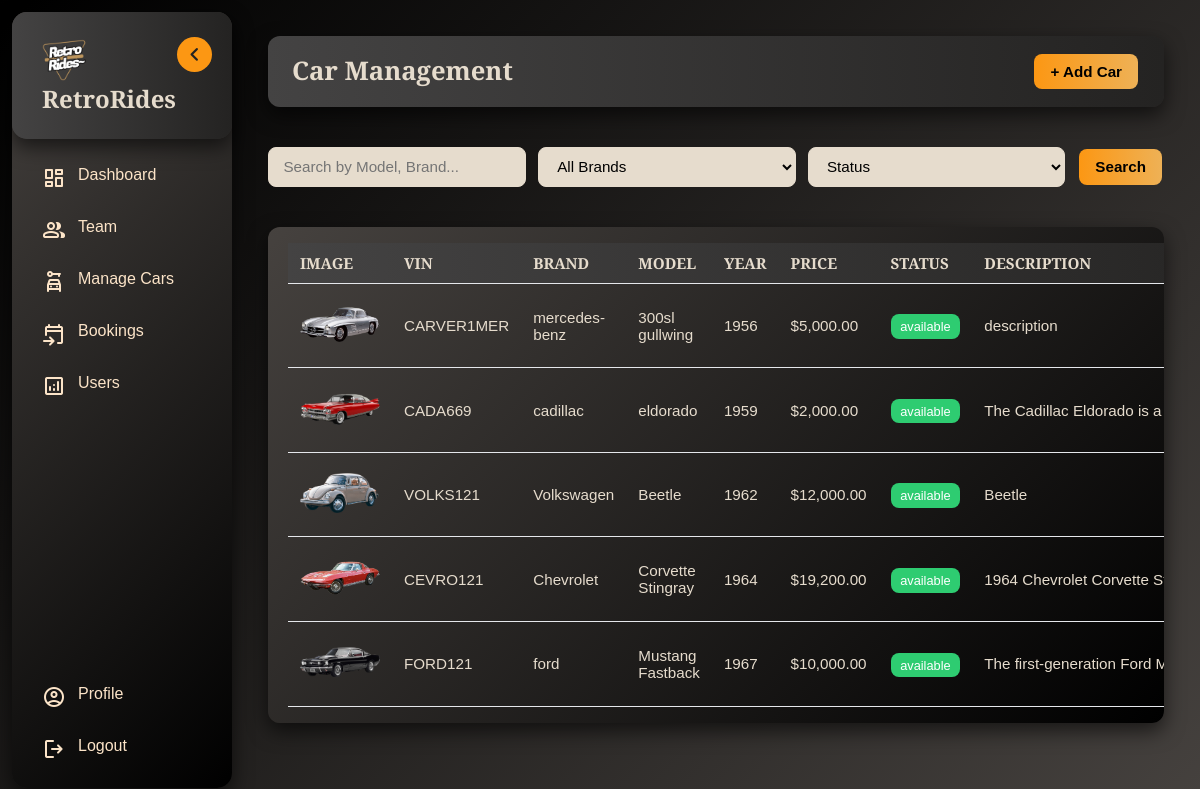
/admin/cars (signed in), run on the app's committed database.
### tables this page shows
CREATE TABLE `cars` (
  `car_id` int(11) NOT NULL,
  `vin` varchar(17) NOT NULL,
  `brand` varchar(50) NOT NULL,
  `model` varchar(50) NOT NULL,
  `year` year(4) NOT NULL,
  `price` decimal(10,2) NOT NULL,
  `status` enum('available','sold','maintenance') DEFAULT 'available',
  `description` text DEFAULT NULL,
  `image` varchar(255) DEFAULT NULL,
  `created_at` timestamp NOT NULL DEFAULT current_timestamp()
);

### app/Core/BaseController.php (called while the page is built, shortened)
<?php
abstract class BaseController
{
    protected array $errorMessages = [];
    protected function getErrorMessage(?string $errorCode = null): string
    {
        $code = $errorCode ?? ($_GET['error'] ?? '');
        $commonMessages = [
            'csrf' => 'Invalid request. Please try again.',
            'invalid_id' => 'Invalid ID provided.',
            'missing_fields' => 'All required fields must be filled.',
            'invalid_email' => 'Please enter a valid email address.',
            'invalid_phone' => 'Phone number format is invalid.',
            'cannot_delete_self' => 'You cannot delete your own account.',
            'cannot_deactivate_self' => 'You cannot deactivate your own account.',
            'update_failed' => 'Failed to update record. Please try again.',
            'delete_failed' => 'Failed to delete record. Please try again.',
            'insert_failed' => 'Failed to create record. Please try again.',
            'not_found' => 'The requested item was not found.'
        ];
        $allMessages = array_merge($commonMessages, $this->errorMessages);
        return $allMessages[$code] ?? '';
    }
    protected function getSuccessMessage(): string
    {
        return '';
    }
    protected function getViewData(): array
    {
        return [
            'error' => $this->getErrorMessage(),
            'success' => $this->getSuccessMessage(),
            'csrfToken' => $_SESSION['csrf_token'] ?? '',
            'baseUrl' => getBasePath(),
            'currentUser' => [
                'id' => $_SESSION['user_id'] ?? null,
                'name' => $_SESSION['user_name'] ?? '',
                'role' => $_SESSION['role'] ?? ''
            ]
        ];
    }
   protected function renderView(string $viewPath, array $data = [], ?string $layout = 'main'): void
    {
        $viewData = array_merge($this->getViewData(), $data);
        extract($viewData);
        require BASE_PATH . '/app/Views/' . $viewPath;
        $content = ob_get_clean();
        require BASE_PATH . '/app/Views/Layouts/' . $layout . '.php';
    }
}

### app/Controllers/Admin/CarsController.php (called while the page is built, shortened)
<?php
class CarsController extends BaseController
{
    public function index(): void
    {
        $cars = $this->model->getAllCars();
        $this->renderView('Admin/CarsView.php', [
            'cars' => $cars,
            'title' => 'Car Management',
            'pageCSS' => '/assets/css/Admin/cars.css'
        ], 'admin');
    }
}

### public/index.php (called while the page is built, shortened)
<?php
require_once __DIR__ . '/../app/bootstrap.php';
$router = new Router($container);
$router->dispatch($_SERVER['REQUEST_URI'], $_SERVER['REQUEST_METHOD']);

### app/Models/Admin/CarsModel.php (called while the page is built, shortened)
<?php
class CarsModel
{
    public function getAllCars(): array
    {
        $stmt = $this->conn->prepare("
            SELECT car_id, vin, brand, model, year, price, status, description, image
            FROM cars
            ORDER BY year ASC
        ");
        $stmt->execute();
        $result = $stmt->get_result();
        $cars = [];
        while ($row = $result->fetch_assoc()) {
            $cars[] = $row;
        }
        return $cars;
    }
}

### app/bootstrap.php (called while the page is built, shortened)
<?php
function getBasePath(): string
{
    $scriptName = str_replace('\\', '/', $_SERVER['SCRIPT_NAME']);
    $basePath = dirname(dirname($scriptName));
    return ($basePath === '/' || $basePath === '.') ? '' : $basePath;
}
$container = new Container();
$db = require BASE_PATH. '/config/database.php';
$container->bind(mysqli::class, fn() => $db(), true);
return $container;

### app/Views/Admin/CarsView.php (the view, shortened to what this page needs)
 <header class="topbar">
    <h1>Car Management</h1>
    <button class="btn-main admin-add-btn">+ Add Car</button>
</header>
<section class="search admin-filters">
    <input type="text" id="searchBar" placeholder="Search by Model, Brand...">
    <select id="brandFilter">
        <option value="">All Brands</option>
    </select>
    <select id="statusFilter">
        <option value="">Status</option>
    </select>
    <button class="btn-main" id="adminSearchBtn">Search</button>
</section>
<section class="table admin-table">
    <div class="table-container">
        <table>
            <thead>
                <tr>
                    <th>Image</th>
                    <th>VIN</th>
                    <th>Brand</th>
                    <th>Model</th>
                    <th>Year</th>
                    <th>Price</th>
                    <th>Status</th>
                    <th>Description</th>
                </tr>
            </thead>
            <tbody>
                <?php if (!empty($cars)): ?>
                    <?php foreach ($cars as $car): ?>
                    <tr>
                        <td>
                            <?php if (!empty($car['image'])): ?>
                                <img src="<?php echo $baseUrl; ?>/assets/images/uploads/<?php echo htmlspecialchars($car['image']); ?>" width="80" height="60" style="object-fit:contain;">
                            <?php else: ?>
                                No Image
                            <?php endif; ?>
                        </td>
                        <td class="vin"><?php echo htmlspecialchars($car['vin']); ?></td>
                        <td class="brand"><?php echo htmlspecialchars($car['brand']); ?></td>
                        <td class="model"><?php echo htmlspecialchars($car['model']); ?></td>
                        <td class="year"><?php echo (int) $car['year']; ?></td>
                        <td class="price"><?php echo '$' . number_format((float)$car['price'], 2); ?></td>
                        <td><span class="status <?php echo strtolower($car['status']); ?>"><?php echo htmlspecialchars($car['status']); ?></span></td>
                        <td class="description" title="<?php echo htmlspecialchars($car['description']); ?>">
                            <?php echo htmlspecialchars(mb_strimwidth($car['description'], 0, 50, '...')); ?>
                        </td>
                    </tr>
                    <?php endforeach; ?>
                <?php else: ?>
                    <tr><td colspan="9">No cars yet.</td></tr>
                <?php endif; ?>
            </tbody>
        </table>
    </div>
</section>

### app/Core/Router.php (shortened to what this page needs)
<?php
class Router
{
    private array $routes = [];
    public function get(string $path, $callback): void
    {
        $this->routes['GET'][$path] = $callback;
    }
    public function post(string $path, $callback): void
    {
        $this->routes['POST'][$path] = $callback;
    }
    public function dispatch(string $uri, string $method)
{
    $path = parse_url($uri, PHP_URL_PATH);
    $path = rtrim($path, '/') ?: '/';
    $callback = $this->routes[$method][$path] ?? null;
    if (is_array($callback)) {
        [$class, $methodName] = $callback;
        $controller = $this->container->make($class);
        call_user_func([$controller, $methodName]);
        return;
    }
    throw new \Exception("Invalid route callback for $path");
}
}

### app/Views/Layouts/admin.php (shortened to what this page needs)
<?php
$baseUrl = getBasePath();
?>
<!DOCTYPE html>
<html lang="en">
<head>
    <link rel="stylesheet" href="<?php echo $baseUrl; ?>/assets/css/base.css">
    <link rel="stylesheet" href="<?php echo $baseUrl; ?>/assets/css/components.css">
    <link rel="stylesheet" href="<?php echo $baseUrl; ?>/assets/css/sidebar.css">
    <link rel="stylesheet" href="<?php echo $baseUrl; ?>/assets/css/Admin/admin-base.css">
    <?php if (isset($pageCSS)): ?>
        <link rel="stylesheet" href="<?php echo $baseUrl . $pageCSS; ?>">
    <?php endif; ?>
</head>
<body>
    <div class="full-container">
        <?php require BASE_PATH . '/app/Views/Layouts/sidebar.php'; ?>
        <main>
            <?php echo $content; ?>
        </main>
    </div>
</body>
</html>

### app/Views/Layouts/sidebar.php (shortened to what this page needs)
<?php
$baseUrl = getBasePath();
?>
<aside class="sidebar">
    <header class="sidebar-header">
        <div class="sidebar-panel-name">
            <div class="sidebar-logo">
                <img src="<?php echo $baseUrl; ?>/assets/images/logo.png" alt="logo">
            </div>
            <h2>RetroRides</h2>
        </div>
        <button class="toggler sidebar-toggle">
            <span class="material-symbols-rounded">chevron_left</span>
        </button>
    </header>
    <nav class="sidebar-nav">
        <ul class="nav-list primary-nav">
            <li class="nav-item">
                <a href="<?php echo $baseUrl; ?>/admin/dashboard" class="nav-link">
                    <span class="nav-icon material-symbols-rounded">dashboard</span>
                    <span class="nav-label">Dashboard</span>
                </a>
            </li>
            <li class="nav-item">
                <a href="<?php echo $baseUrl; ?>/admin/teams" class="nav-link">
                    <span class="nav-icon material-symbols-rounded">group</span>
                    <span class="nav-label">Team</span>
                </a>
            </li>
            <li class="nav-item">
                <a href="<?php echo $baseUrl; ?>/admin/cars" class="nav-link">
                    <span class="nav-icon material-symbols-rounded">car_rental</span>
                    <span class="nav-label">Manage Cars</span>
                </a>
            </li>
            <li class="nav-item">
                <a href="<?php echo $baseUrl; ?>/admin/bookings" class="nav-link">
                    <span class="nav-icon material-symbols-rounded">event_upcoming</span>
                    <span class="nav-label">Bookings</span>
                </a>
            </li>
            <li class="nav-item">
                <a href="<?php echo $baseUrl; ?>/admin/users" class="nav-link">
                    <span class="nav-icon material-symbols-rounded">analytics</span>
                    <span class="nav-label">Users</span>
                </a>
            </li>
        </ul>
        <ul class="nav-list secondary-nav">
            <li class="nav-item">
                <a href="<?php echo $baseUrl; ?>/admin/profile" class="nav-link">
                    <span class="nav-icon material-symbols-rounded">account_circle</span>
                    <span class="nav-label">Profile</span>
                </a>
            </li>
            <li class="nav-item">
                <a href="<?php echo $baseUrl; ?>/logout" class="nav-link">
                    <span class="nav-icon material-symbols-rounded">logout</span>
                    <span class="nav-label">Logout</span>
                </a>
            </li>
        </ul>
    </nav>
</aside>

### public/assets/css/base.css (style rules this page uses)
* { margin: 0; padding: 0; box-sizing: border-box; }
html { scroll-behavior: smooth; }
body { font-family: "Bodoni Moda", sans-serif; background-color: #0e0d0d; color: #e6dccd; min-height: 100vh; max-width: 100%; overflow-x: hidden; }
main { padding-top: 75px; min-height: 100vh; }
h1 { font-size: 32px; line-height: 1.2; font-weight: 700; }
h2 { font-size: 24px; line-height: 1.3; font-weight: 600; }
:root { --primary: #fc9713; --secondary: #e6dccd; --accent: linear-gradient(90deg, #fc9713, #eeb156); --hover: linear-gradient(90deg, #fc9713, #805009); --orange-grad: linear-gradient(135deg, rgba(248, 135, 30, 0.445), rgba(0, 0, 0, 1)); --dark: #242322; --background: linear-gradient(to right, #444343, #242322); --background2: linear-gradient(135deg, #000000, #46423f); --panel: linear-gradient(135deg, #46423f, #000000); --scroll-accent: #854b00; --scroll-hover: #da9125; --scroll-background: #242322; }

### public/assets/css/components.css (style rules this page uses)
li, a { font-weight: 500; font-size: 16px; text-decoration: none; color: rgb(252, 228, 200); background-color: transparent; transition: color 0.3s ease, background 0.3s ease, padding 0.3s ease; cursor: pointer; }
.btn-main { text-decoration: none; padding: 12px 24px; border-radius: 8px; background: linear-gradient(90deg, #fc9713, #eeb156); color: black; font-weight: bold; font-size: 18px; border: none; cursor: pointer; transition: transform 0.3s ease, box-shadow 0.3s ease, background 1s ease; }

### public/assets/css/sidebar.css (style rules this page uses)
body { background: var(--background2); }
.sidebar { width: 100%; top: 12px; position: sticky; margin: 0; border-radius: 15px; background: var(--panel); height: calc(100vh - 24px); transition: 0.4s ease; box-shadow: 0 8px 20px rgba(0,0,0,0.6); }
.sidebar-header .sidebar-panel-name .sidebar-logo img { width: 46px; height: 46px; display: block; object-fit: contain; }
.sidebar-panel-name { transform: translateX(10px); transition: 0.4s ease; }
.sidebar-header { display: flex; position: relative; padding: 25px 20px; align-items: flex-start; justify-content: space-between; background: var(--background); box-shadow: 0 8px 20px rgba(0,0,0,0.6); border-radius: 15px; }
.sidebar-header .toggler { height: 35px; width: 35px; border: none; color: var(--dark); display: flex; align-items: center; justify-content: center; cursor: pointer; border-radius: 20px; background: var(--primary); transition: transform 0.3s ease, box-shadow 0.3s ease, background 1s ease; }
.sidebar-header .sidebar-toggle { right: 20px; position: absolute; }
.sidebar-header .sidebar-toggle span { font-size: 1.7rem; transition: 0.4s ease; }
.sidebar-nav .nav-list { list-style: none; display: flex; white-space: nowrap; gap:4px; flex-direction: column; padding: 0 15px; transform: translateY(15px); transition: 0.4s ease; }
.sidebar-nav .nav-link { display: flex; gap: 12px; padding: 12px 15px; white-space: nowrap; border-radius: 10px; transition: 0.4s ease; }
.sidebar-nav .nav-link .nav-label { transition: opacity 0.4s ease; }
.sidebar-header .sidebar-panel-name h2 { transition: opacity 0.4s ease; }
.sidebar-nav .nav-item { position: relative; }
.sidebar-nav .secondary-nav { position: absolute; bottom: 30px; width: 100%; }

### data on the page
cars: image (picture), vin "CARVER1MER", brand "mercedes-benz", model "300sl gullwing", year "1956", price "5,000.00", status "available", description "description"
cars: image (picture), vin "CADA669", brand "cadillac", model "eldorado", year "1959", price "2,000.00", status "available", description "The Cadillac Eldorado is a lu…"
cars: image (picture), vin "VOLKS121", brand "Volkswagen", model "Beetle", year "1962", price "12,000.00", status "available", description "Beetle"
cars: image (picture), vin "CEVRO121", brand "Chevrolet", model "Corvette Stingray", year "1964", price "19,200.00", status "available", description "1964 Chevrolet Corvette Stin…"
cars: image (picture), vin "FORD121", brand "ford", model "Mustang Fastback", year "1967", price "10,000.00", status "available", description "The first-generation Ford Mus…"
